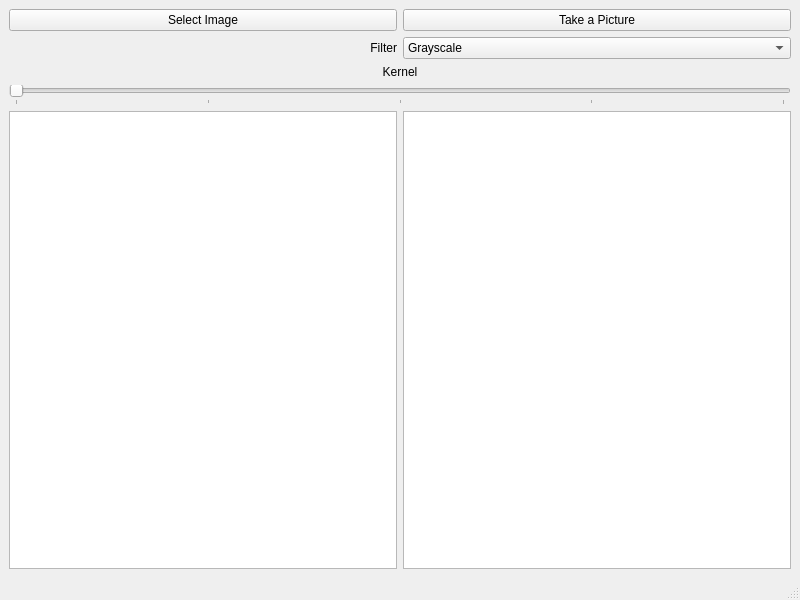
<?xml version="1.0" encoding="UTF-8"?>
<ui version="4.0">
 <class>MainWindow</class>
 <widget class="QMainWindow" name="MainWindow">
  <property name="geometry">
   <rect>
    <x>0</x>
    <y>0</y>
    <width>800</width>
    <height>600</height>
   </rect>
  </property>
  <property name="windowTitle">
   <string>Image Filter App</string>
  </property>
  <widget class="QWidget" name="centralwidget">
   <layout class="QVBoxLayout" name="verticalLayout">
    <item>
     <layout class="QHBoxLayout" name="imageInput">
      <item>
       <widget class="QPushButton" name="selectImageButton">
        <property name="text">
         <string>Select Image</string>
        </property>
       </widget>
      </item>
      <item>
       <widget class="QPushButton" name="takeImageButton">
        <property name="text">
         <string>Take a Picture</string>
        </property>
       </widget>
      </item>
     </layout>
    </item>
    <item>
     <layout class="QHBoxLayout" name="filterSelection">
      <item>
       <widget class="QLabel" name="filterText">
        <property name="text">
         <string>Filter</string>
        </property>
        <property name="alignment">
         <set>Qt::AlignmentFlag::AlignRight|Qt::AlignmentFlag::AlignTrailing|Qt::AlignmentFlag::AlignVCenter</set>
        </property>
       </widget>
      </item>
      <item>
       <widget class="QComboBox" name="filterSelector">
        <item>
         <property name="text">
          <string>Grayscale</string>
         </property>
        </item>
        <item>
         <property name="text">
          <string>Gaussian Blur</string>
         </property>
        </item>
        <item>
         <property name="text">
          <string>Canny Edge</string>
         </property>
        </item>
       </widget>
      </item>
     </layout>
    </item>
    <item>
     <layout class="QVBoxLayout" name="kernelSize">
      <item>
       <widget class="QLabel" name="kernelText">
        <property name="font">
         <font>
          <hintingpreference>PreferDefaultHinting</hintingpreference>
         </font>
        </property>
        <property name="layoutDirection">
         <enum>Qt::LayoutDirection::LeftToRight</enum>
        </property>
        <property name="text">
         <string>Kernel</string>
        </property>
        <property name="alignment">
         <set>Qt::AlignmentFlag::AlignCenter</set>
        </property>
       </widget>
      </item>
      <item>
       <widget class="QSlider" name="kernelSizeSlider">
        <property name="minimum">
         <number>1</number>
        </property>
        <property name="maximum">
         <number>5</number>
        </property>
        <property name="orientation">
         <enum>Qt::Orientation::Horizontal</enum>
        </property>
        <property name="tickPosition">
         <enum>QSlider::TickPosition::TicksBelow</enum>
        </property>
        <property name="tickInterval">
         <number>1</number>
        </property>
       </widget>
      </item>
     </layout>
    </item>
    <item>
     <layout class="QHBoxLayout" name="horizontalLayout_2">
      <item>
       <widget class="QGraphicsView" name="graphicsViewOriginal"/>
      </item>
      <item>
       <widget class="QGraphicsView" name="graphicsViewFilter"/>
      </item>
     </layout>
    </item>
   </layout>
  </widget>
  <widget class="QMenuBar" name="menubar">
   <property name="geometry">
    <rect>
     <x>0</x>
     <y>0</y>
     <width>800</width>
     <height>33</height>
    </rect>
   </property>
  </widget>
  <widget class="QStatusBar" name="statusbar"/>
 </widget>
 <resources/>
 <connections/>
</ui>
